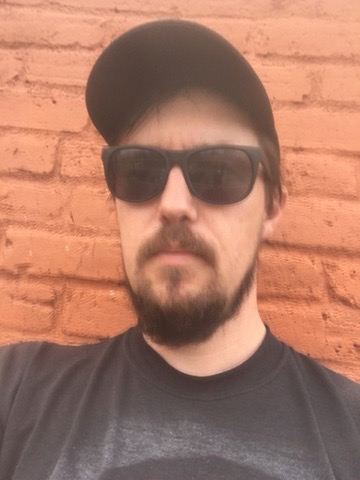
#> input picture Homework1/portrait2.jpg, 360 x 480 px
$ python enhancement_practice.py
#> lines starting #> are read from the running program, lines starting #| are printed output that depends on the picture
# Imports
import cv2
import numpy
from matplotlib import pyplot

# Helper method
def show(image):
        """ Helper method to display a single image
        with pyplot """
        pyplot.imshow(image)
        pyplot.show()

def make_histogram():
	pass

# Read in the image
original = cv2.imread('./portrait2.jpg')
#> original is the input picture: shape (480, 360, 3); mean B, G, R 102, 121.4, 172.1
# show(original)

# Convert color from BGR to RGB
portrait = cv2.cvtColor(original, cv2.COLOR_BGR2RGB)
# show(portrait)

l, w, d = portrait.shape
#> l = 480; w = 360; d = 3
red_freq = numpy.zeros(256)
gre_freq = numpy.zeros(256)
blu_freq = numpy.zeros(256)

for i in range(l):
	for j in range(w):
		red_freq[portrait[i,j,0]] = red_freq[portrait[i,j,0]] + 1
		gre_freq[portrait[i,j,1]] = gre_freq[portrait[i,j,1]] + 1
		blu_freq[portrait[i,j,2]] = blu_freq[portrait[i,j,2]] + 1
#> after the loop, blu_freq = 256 values, max 2399 at index 95, min 0 at index 0, mean 675; gre_freq = 256 values, max 2307 at index 77, min 0 at index 0, mean 675; red_freq = 256 values, max 3346 at index 244, min 0 at index 0, mean 675

red_hist = red_freq * 255 / red_freq.max()
#> red_hist = 256 values, max 255 at index 244, min 0 at index 0, mean 51.44
pyplot.figure()
pyplot.plot(red_hist, color='r')
pyplot.show()
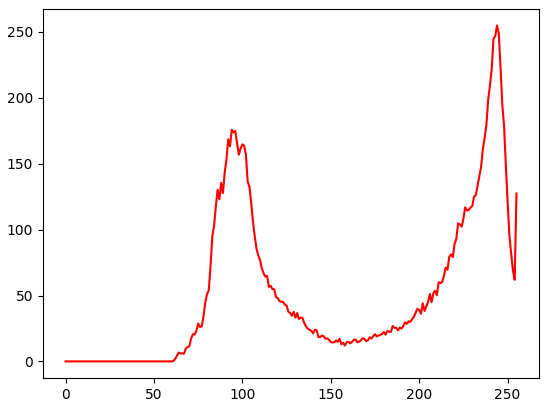
#> figure drawn by matplotlib, 1 panel; curve peaks at x = 244, y = 255


$ run again, with Homework1/old-harry-rocks-england-13.jpg copied over Homework1/portrait2.jpg
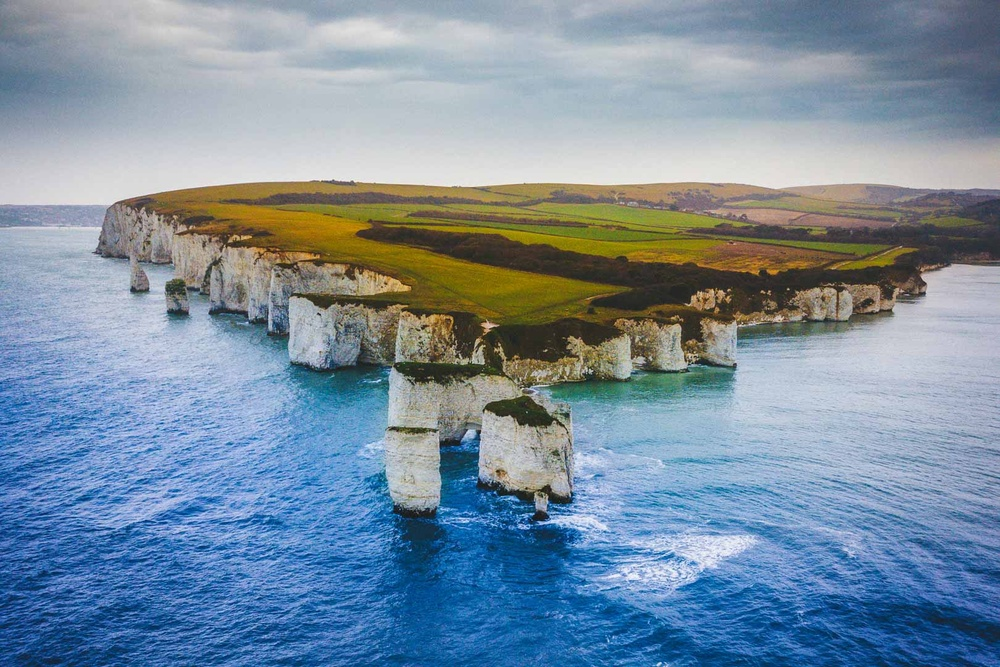
#> input picture Homework1/old-harry-rocks-england-13.jpg, 1000 x 667 px, shrunk from 1620 x 1080 before the run
#> original is the input picture: shape (667, 1000, 3); mean B, G, R 160.1, 142.3, 121.8
#> after the loop `for i in range(l):`: blu_freq = 256 values, max 10662 at index 205, min 137 at index 254, mean 2605.5; gre_freq = 256 values, max 6991 at index 191, min 0 at index 0, mean 2605.5; red_freq = 256 values, max 10069 at index 0, min 0 at index 252, mean 2605.5
#> red_hist = 256 values, max 255 at index 0, min 0 at index 252, mean 65.98
#> `pyplot.show()`:
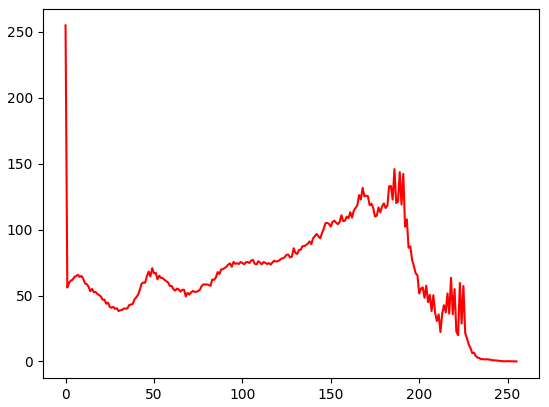
#> figure drawn by matplotlib, 1 panel; curve peaks at x = 0, y = 255
